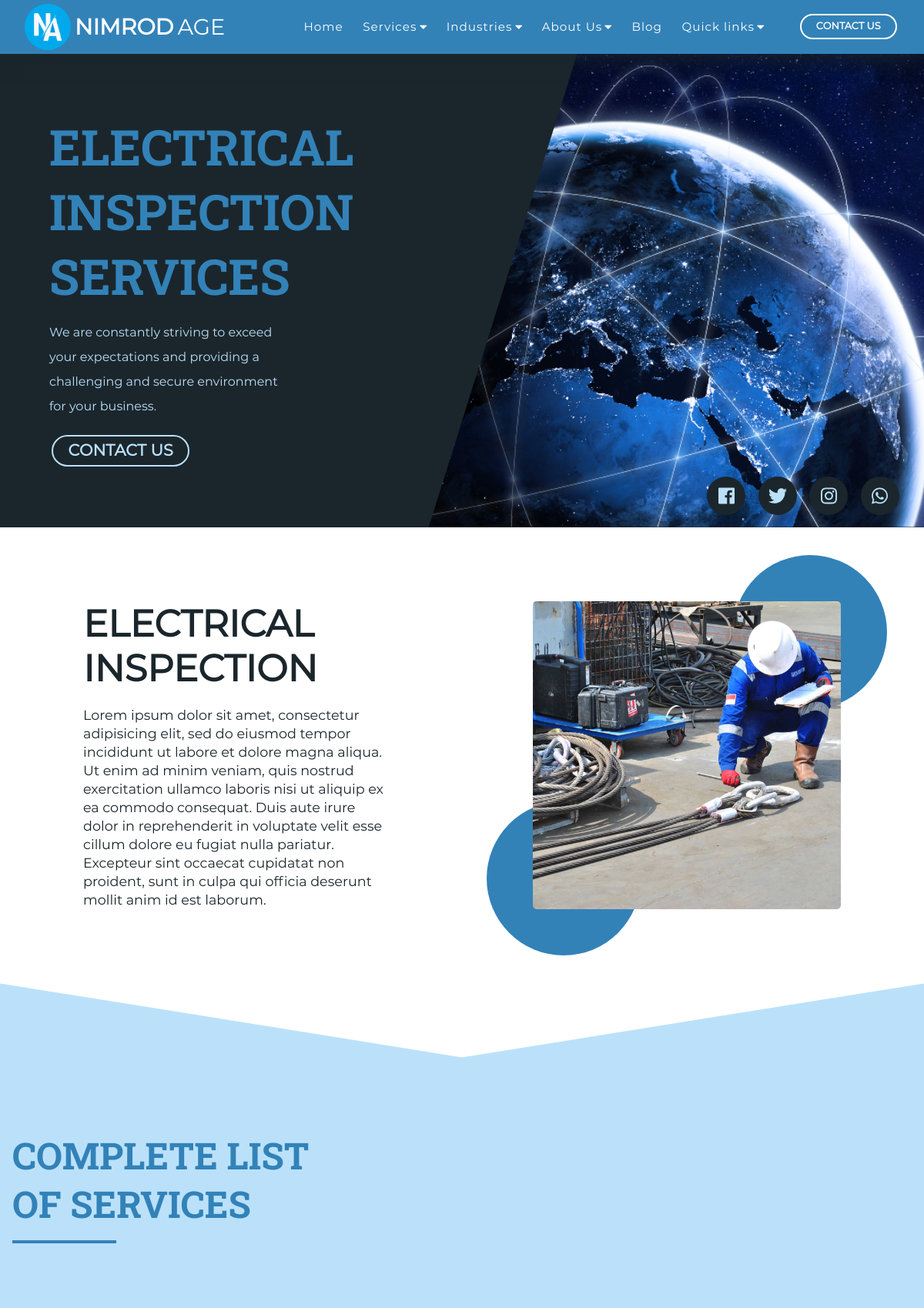
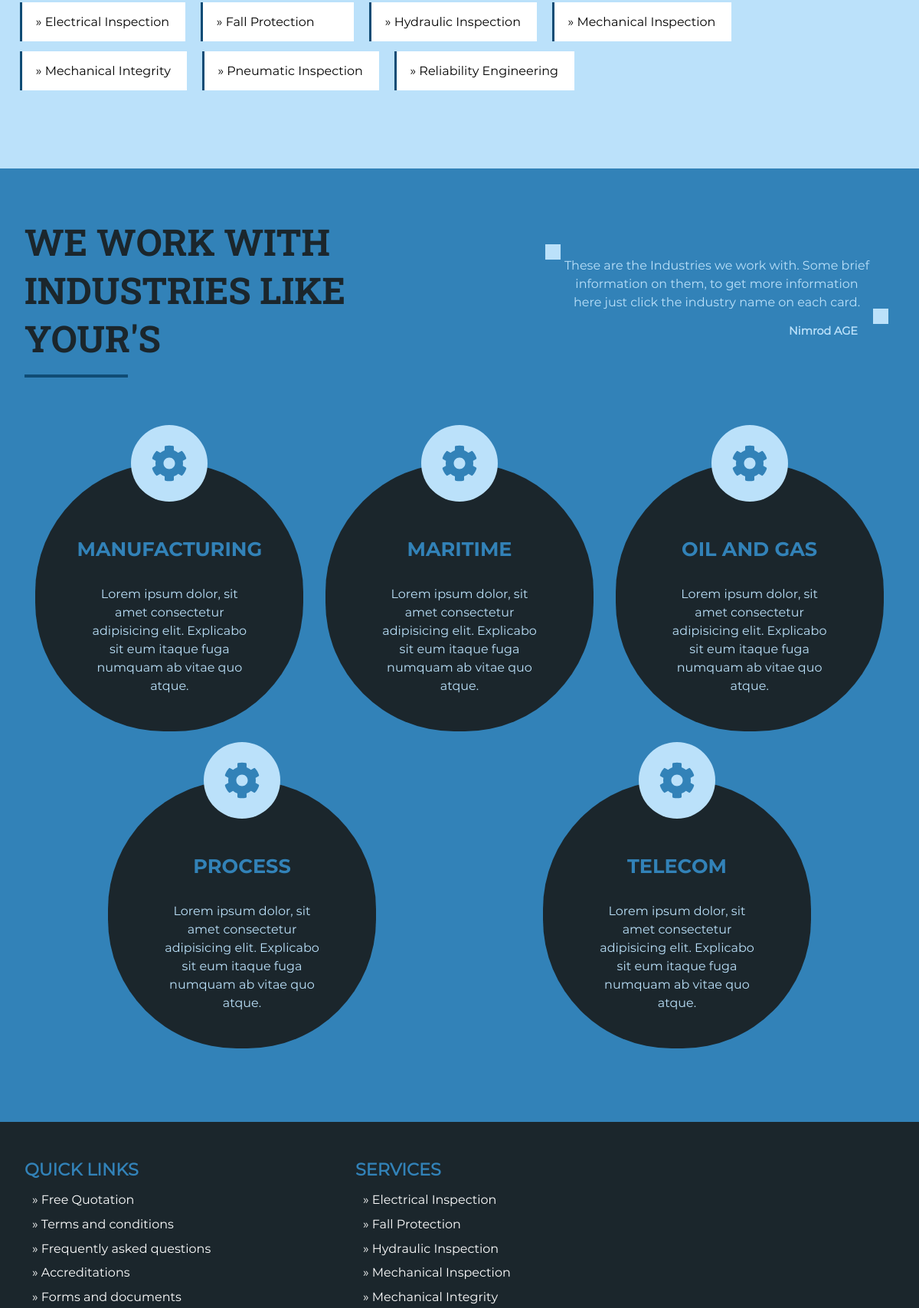
/service/electrical_inspection/ (upper part), run on the app's committed database (2 pictures, top to bottom).
### Home/models.py (models this page shows, shortened)
class Service(models.Model):
	name = models.CharField(max_length=225)
	data = models.TextField(blank=True)
	slug = models.CharField(max_length=225, blank=True, editable=False)
	image = models.ImageField(upload_to=_image_upload2)
	class Meta:
		ordering=['name']

class Industry(models.Model):
	name = models.CharField(max_length=225)
	data = models.TextField(blank=True)
	slug = models.CharField(max_length=225, blank=True, editable=False)
	image = models.ImageField(upload_to=_image_upload)
	class Meta:
		ordering=['name']

### Home/views.py (the view)
# urls.py: path('service/<str:slug>/', ServiceView.as_view(), name='service'),
class ServiceView(DetailView):
	template_name = 'Home/service.html'
	context_object_name = 'service'
	model = Service
	def get_context_data(self, **kwargs):
		context = super(ServiceView, self).get_context_data()
		service = self.get_object()
		context['title']=service.name
		context['services']=Service.objects.all()
		context['industries']=Industry.objects.all()
		return context

### Home/templates/Home/service.html (shortened to what this page needs)
{% extends 'Home/base.html' %}
{% load static %}
{% block sections %}
		<section id="hero">
			<div class="text">
				<h1>{{service.name}} services</h1>
				<p>We are constantly striving to exceed your expectations and providing a challenging and secure environment for your business.</p>
				<div class="cta">
					<a href="{% url 'contact' %}" class="btn">Contact Us</a>
				</div>
			</div>
			<div class="image" style="background: url({% static 'images/Zz1jZjI1NDBmZjA0YWRjMTdkZDc0NTQzYzM2ZTVhMDk4Yg==.png' %}); background-repeat: no-repeat; background-size: cover;">
				<ul class="social-icons">
					<li><a href="#"><i class="fab fa-facebook"></i></a></li>
					<li><a href="#"><i class="fab fa-twitter"></i></a></li>
					<li><a href="#"><i class="fab fa-instagram"></i></a></li>
					<li><a href="#"><i class="fab fa-whatsapp"></i></a></li>
				</ul>
			</div>
		</section>
		<section class="project">
			<div class="text">
				<h2>{{service.name}}</h2>
				<p>Lorem ipsum dolor sit amet, consectetur adipisicing elit, sed do eiusmod
				tempor incididunt ut labore et dolore magna aliqua. Ut enim ad minim veniam,
				quis nostrud exercitation ullamco laboris nisi ut aliquip ex ea commodo
				consequat. Duis aute irure dolor in reprehenderit in voluptate velit esse
				cillum dolore eu fugiat nulla pariatur. Excepteur sint occaecat cupidatat non
				proident, sunt in culpa qui officia deserunt mollit anim id est laborum.</p>
			</div>
			<div class="imagex">
				<div class="con">
					<img src="{{service.image.url}}" alt="nimrod Age provides {{i.name.lower}} services">
				</div>
			</div>
		</section>
		{% include 'Home/all_services.html' %}
		{% include 'Home/sec_industry.html' %}
{% endblock %}

### Home/templates/Home/base.html (shortened to what this page needs)
{% load static %}
<!DOCTYPE html>
<html>
<head>
	<link rel="stylesheet" href="{% static 'css/animate.min.css' %}">
	<link rel="stylesheet" href="{% static 'css/slick-theme.min.css' %}">
	<link rel="stylesheet" href="{% static 'css/slick.css' %}">
	<link rel="stylesheet" type="text/css" href="{% static 'css/style.css' %}">
</head>
<body class="{{ klass }}">
	<header>
		<div class="container">
			<a style="display: block;" href="{% url 'index' %}"><div class="logo-container">
				<img src="{% static 'images/nimrodagelogo.png' %}"><h3 class="logo">Nimrod<span>AGE</span></h3>
			</div></a>
			<div class="nav-btn">
				<div class="nav-links">
					<ul>
						<li class="nav-link" style="--i: .6s">
							<a href="{% url 'index' %}" class="">Home</a>
						</li>
						<li class="nav-link" style="--i: .85s">
							<a href="#" class="disableA">Services<i class="fas fa-caret-down"></i></a>
						</li>
						<li class="nav-link" style="--i: 1.1s">
							<a href="#" class="disableA">Industries<i class="fas fa-caret-down"></i></a>
						</li>
						<li class="nav-link" style="--i: 1.35s">
							<a href="#" class="disableA">About Us<i class="fas fa-caret-down"></i></a>
						</li>
						<li class="nav-link" style="--i: 1.6s">
							<a href="{% url 'blog' %}" class="">Blog</a>
						</li>
						<li class="nav-link" style="--i: 1.85s">
							<a href="#" class="disableA">Quick links<i class="fas fa-caret-down"></i></a>
						</li>
					</ul>
				</div>
				<div class="log-sign" style="--i: 1.8s">
					<a href="{% url 'contact' %}" class="btn transparent">Contact us</a>
				</div>
			</div>
		</div>
	</header>
	<main>
		{% block sections %}
		{% endblock %}
		<section id="footer">
			<div class="links">
				<legend>Quick links</legend>
				<ul>
					<li><a href="#">&raquo; Free Quotation</a></li>
					<li><a href="#">&raquo; Terms and conditions</a></li>
					<li><a href="{% url 'faq' %}">&raquo; Frequently asked questions</a></li>
					<li><a href="#">&raquo; Accreditations</a></li>
					<li><a href="#">&raquo; Forms and documents</a></li>
				</ul>
			</div>
			<div class="links">
				<legend>Services</legend>
				<ul>
					{% for i in services %}
						<li><a href="{% url 'service' i.slug %}">&raquo; {{i.name.title}}</a></li>
					{% endfor %}
				</ul>
			</div>
		</section>
	</main>
</body>
</html>

### Home/templates/Home/all_services.html
<section class="allservices">
	<div class="head">
		<h2>Complete list of services</h2>
	</div>
	<ul class="contents">
		{% for i in services %}
			<li><a href="{% url 'service' i.slug %}">&raquo; {{i.name.title}}</a></li>
		{% endfor %}
	</ul>
</section>

### Home/templates/Home/sec_industry.html
<section class="features">
			<div class="head">
				<h2>
					We work with industries like your's
				</h2>
				<div class="quote">
					<p>
						These are the Industries we work with. Some brief information on them, to get more information here just click
						the industry name on each card.</p>
					<span>Nimrod AGE</span>
				</div>
			</div>
			<div class="contents">
				{% for i in industries %}
					<div data-tilt class="card">
						<span class="icon"><i class="fas fa-cog"></i></span>
						<h3><a href="{% url 'industry' i.slug %}">{{i.name}}</a></h3>
						<p>Lorem ipsum dolor, sit amet consectetur adipisicing elit. Explicabo sit
							eum itaque fuga numquam ab vitae quo atque.</p>
					</div>
				{% endfor %}
			</div>
		</section>

### data on the page
Service: name "ELECTRICAL INSPECTION", image (picture), name "Electrical Inspection"
Service: name "Fall Protection"
Service: name "Hydraulic Inspection"
Service: name "Mechanical Inspection"
Service: name "Mechanical Integrity"
Service: name "Pneumatic Inspection"
Service: name "Reliability Engineering"
Industry: name "MANUFACTURING"
Industry: name "MARITIME"
Industry: name "OIL AND GAS"
Industry: name "PROCESS"
Industry: name "TELECOM"
